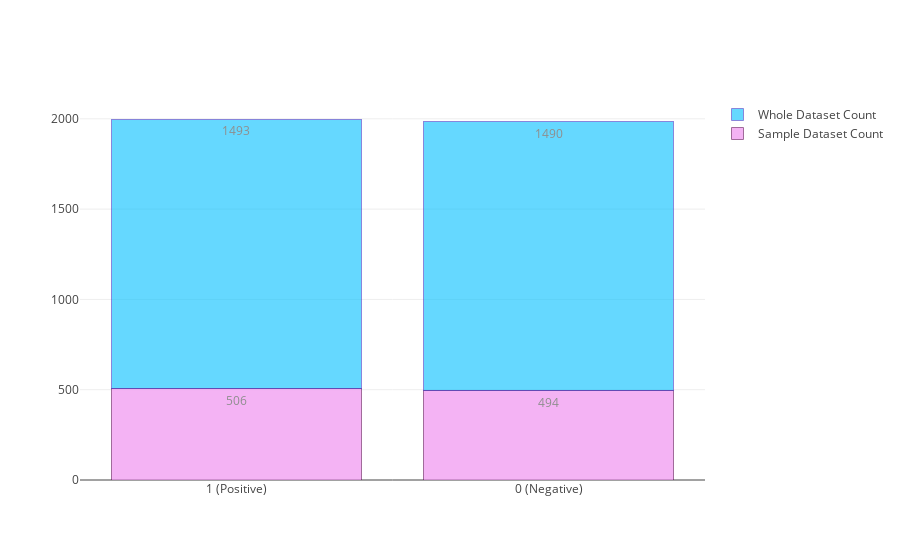

This figure's notebook cell:
### Markdown cell above
# Generate new data visualizations

### Code cell
# Visualize by using Stacked Bar Chart, plotly
x = ["1 (Positive)","0 (Negative)"]
result_count = result.score.value_counts()
result_sample_count = result_sample.score.value_counts()

trace1 = go.Bar(
    x = x,
    y = result_sample_count,
    name = 'Sample Dataset Count',
    text = result_sample_count,
    textposition = 'auto',
    marker = dict(
        color = 'violet',
        line = dict(
            color = 'rgb(99, 10, 90)',
            width = 1),
        ),
    opacity = 0.6
)
trace2 = go.Bar(
    x = x,
    y = result_count,
    name = 'Whole Dataset Count',
    text = result_count,
    textposition = 'auto',
    marker = dict(
        color = 'deepskyblue',
        line = dict(
            color = 'rgb(58, 55, 198)',
            width = 1),
        ),
    opacity = 0.6
)

data = [trace1, trace2]
layout = go.Layout(
    barmode = 'stack'
)

fig = go.Figure(data = data, layout = layout)
# py.iplot(fig, filename = 'jupyter-stacked-bar')
py.offline.iplot(fig, filename = 'jupyter-stacked-bar')

### Figure 1 — Plotly figure (JSON) as saved in the notebook; plotly's stock layout.template omitted (floating-point values rounded to 4 significant figures)
{"data": [{"marker": {"color": "violet", "line": {"color": "rgb(99, 10, 90)", "width": 1}}, "name": "Sample Dataset Count", "opacity": 0.6, "text": [506, 494], "textposition": "auto", "type": "bar", "uid": "224d7a72-dabb-11e8-8eb1-406c8f1e7bab", "x": ["1 (Positive)", "0 (Negative)"], "y": [506, 494]}, {"marker": {"color": "deepskyblue", "line": {"color": "rgb(58, 55, 198)", "width": 1}}, "name": "Whole Dataset Count", "opacity": 0.6, "text": [1493, 1490], "textposition": "auto", "type": "bar", "uid": "224d7c5c-dabb-11e8-8eb1-406c8f1e7bab", "x": ["1 (Positive)", "0 (Negative)"], "y": [1493, 1490]}], "layout": {"barmode": "stack"}}
